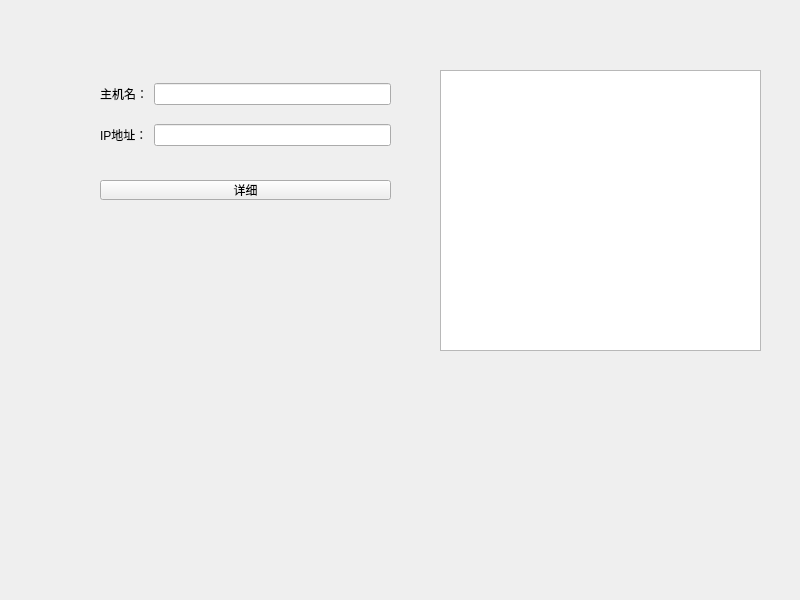
<?xml version="1.0" encoding="UTF-8"?>
<ui version="4.0">
 <class>Widget</class>
 <widget class="QWidget" name="Widget">
  <property name="geometry">
   <rect>
    <x>0</x>
    <y>0</y>
    <width>800</width>
    <height>600</height>
   </rect>
  </property>
  <property name="windowTitle">
   <string>Widget</string>
  </property>
  <widget class="QPushButton" name="btnInfo">
   <property name="geometry">
    <rect>
     <x>100</x>
     <y>180</y>
     <width>291</width>
     <height>20</height>
    </rect>
   </property>
   <property name="text">
    <string>详细</string>
   </property>
  </widget>
  <widget class="QTextEdit" name="textEdit">
   <property name="geometry">
    <rect>
     <x>440</x>
     <y>70</y>
     <width>321</width>
     <height>281</height>
    </rect>
   </property>
  </widget>
  <widget class="QWidget" name="">
   <property name="geometry">
    <rect>
     <x>100</x>
     <y>70</y>
     <width>291</width>
     <height>91</height>
    </rect>
   </property>
   <layout class="QGridLayout" name="gridLayout">
    <item row="0" column="0">
     <widget class="QLabel" name="labHostName">
      <property name="text">
       <string>主机名：</string>
      </property>
     </widget>
    </item>
    <item row="0" column="1">
     <widget class="QLineEdit" name="leHostName"/>
    </item>
    <item row="1" column="0">
     <widget class="QLabel" name="labIpAddr">
      <property name="text">
       <string>IP地址：</string>
      </property>
     </widget>
    </item>
    <item row="1" column="1">
     <widget class="QLineEdit" name="leIpAddr"/>
    </item>
   </layout>
  </widget>
 </widget>
 <resources/>
 <connections/>
</ui>
